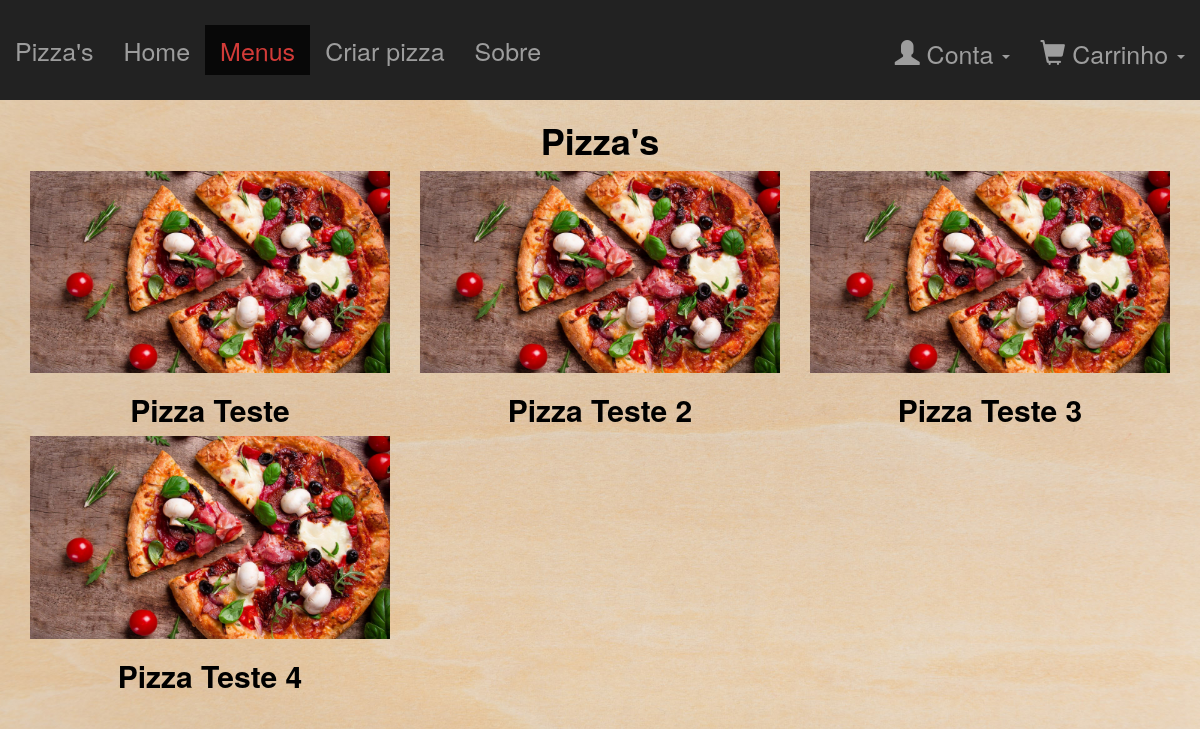
The page /pages/menus.php (signed in) on the database its author committed.
### tables this page shows
CREATE TABLE IF NOT EXISTS `pizza` (
  `ID` int(11) NOT NULL COMMENT 'ID da pizza',
  `nome` varchar(100) NOT NULL COMMENT 'Nome da pizza',
  `imagem` varchar(535) NOT NULL COMMENT 'Caminho da imagem da pizza',
  `tamanhoID` int(11) NOT NULL COMMENT 'ID do tamanho da pizza',
  `crostaID` int(11) NOT NULL COMMENT 'ID da crosta da pizza',
  `molhoID` int(11) NOT NULL COMMENT 'ID do molho da pizza',
  `extraQueijo` tinyint(1) NOT NULL COMMENT 'Significa se a pizza tem extra queijo (0 - Não | 1 - Sim)',
  `preco` float NOT NULL COMMENT 'Preço da pizza',
  `pizzaPredefinida` tinyint(1) NOT NULL COMMENT 'Significa se a pizza é predefinida (criada por funcionário) (0 - Não | 1 - Sim)',
  `pizzaPersonalizada` tinyint(1) NOT NULL COMMENT 'Significa se a pizza é personalizada (criada por um cliente) (0 - Não | 1 - Sim)',
  `pessoaID` int(11) DEFAULT NULL COMMENT 'ID da pessoa que criou a pizza personalizada (NULL se a pizza é predefinida criada por um funcionário)'
);

### pages/menus.php (the view, shortened to what this page needs)
<?php
    require_once('../php/bd.php');
?>
<?php
    require_once './partials/header2.php';
    $sql='SELECT ID, nome, imagem FROM pizza WHERE pizzaPredefinida=1;';
    $result = $PDO->query($sql);
    $listaPizzas = $result->fetchAll();
?>
<div class="container-fluid paddingLess marTop">
    <div class="col-md-12 text-center">
        <h1><b>Pizza's</b></h1>
        <?php foreach ($listaPizzas as $pizza){ ?>
            <a href="./pizza.php?id=<?=$pizza['ID']?>" class="noDecoration">
                <div class="col-md-4">
                    <img src="<?=$pizza['imagem']?>" class="img-responsive" alt="<?=$pizza['nome']?>">
                    <h2><b><?=$pizza['nome']?></b></h2>
                </div>
            </a>
        <?php } ?>
    </div>
</div>

### css/style.css (style rules this page uses)
.paddingLess { padding-right: 0px; padding-left: 0px; }
html, body { height:100%; }
.woodBackground { background: url('../img/woodBackground.jpg') no-repeat center center fixed; -webkit-background-size: cover; -moz-background-size: cover; -o-background-size: cover; background-size: cover; height: 100%; display: flex; flex-flow: column; }
.marTop { margin-top: 100px; }
.marTop h1 { color: black; }
.noDecoration { text-decoration: none; color: black; }

### rows shown on the page
pizza: imagem (picture), nome "Pizza Teste"
pizza: imagem (picture), nome "Pizza Teste 2"
pizza: imagem (picture), nome "Pizza Teste 3"
pizza: imagem (picture), nome "Pizza Teste 4"
